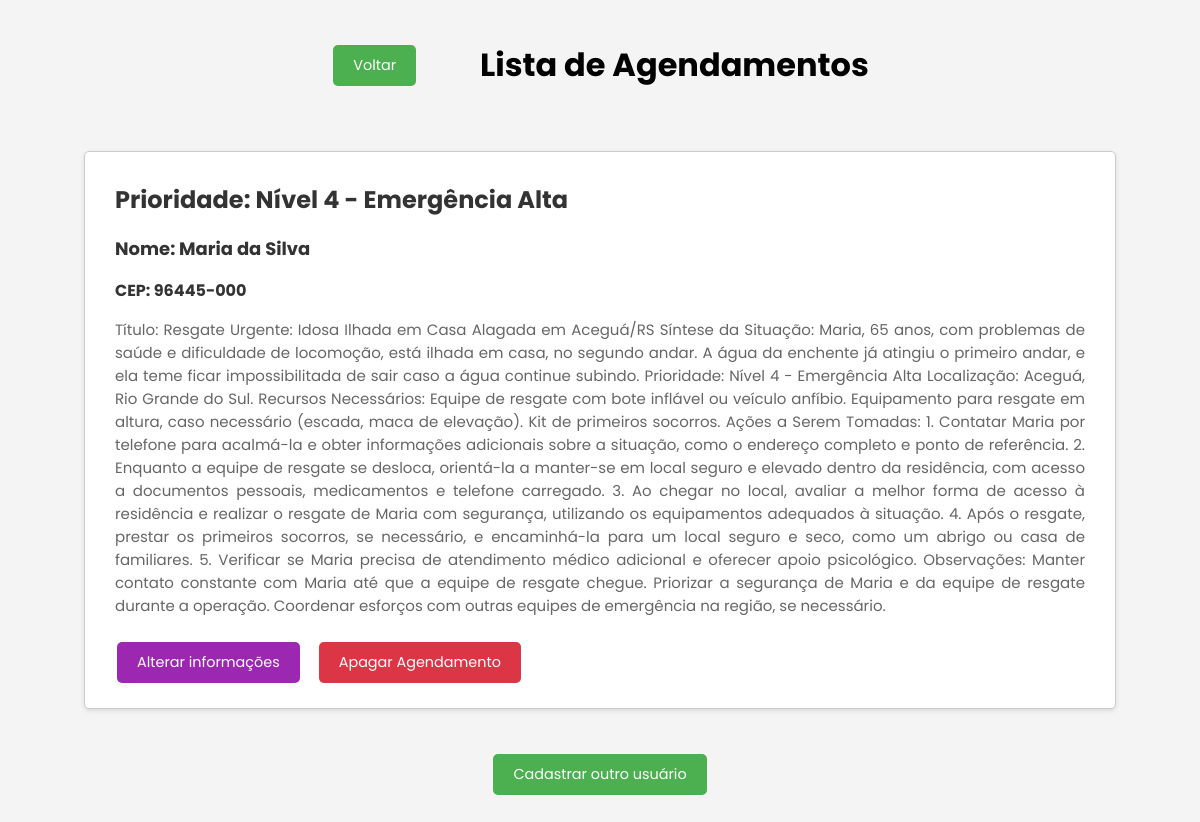
Page /resgates on the committed database.
### model.py (models this page shows, shortened)
class Usuario(db.Model):
  __tablename__ = 'User'
  id = db.Column(db.Integer, primary_key=True, autoincrement=True)
  nome = db.Column(db.String(50))
  cep = db.Column(db.String(9))
  prompt = db.Column(db.String)
  saida = db.Column(db.String)
  prioridade = db.Column(db.String(1))

### app.py (the view)
@app.get('/resgates')
def resgates_get():
  usuarios = Usuario.query.all()
  return render_template('resgates.html', usuarios = usuarios)

### templates/resgates.html (shortened to what this page needs)
<!DOCTYPE html>
<html lang="pt-BR">
<head>
  <link rel="stylesheet" href="{{ url_for('static', filename='resgates.css') }}" />
</head>
<body>
  <div class="wrapper">
    <div style="display: flex; justify-content: center; align-items: center;;"> <a href="/cadastro"><button style="margin-right: 4rem;">Voltar</button></a>
      <h1 style="text-align: center">Lista de Agendamentos</h1>
    </div>
    {% if usuarios | length == 0 %}
    <div class="nenhum">Nenhum resgate encontrado!</div>
    {% else %} {% for usuario in usuarios %}
    <div class="agendamento">
      <h2 class="prioridade">Prioridade: {{ usuario.prioridade }}</h2>
      <h3 class="prioridade" style="font-size: 18px">
        Nome: {{usuario.nome}}
      </h3>
      <h3 class="prioridade" style="font-size: 16px">CEP: {{usuario.cep}}</h3>
      <p class="detalhes">{{ usuario.saida | safe }}</p>
      <div class="botoes">
        <a href="/perfil/{{usuario.id}}"><button style="background-color: #9c27b0">
            Alterar informações
          </button></a>
        <button class="botao-apagar">
          <a href="/deletar/{{usuario.id}}">Apagar Agendamento</a>
        </button>
      </div>
    </div>
    {% endfor %} {% endif %}
    <div class="cadastro">
      <a href="/cadastro"><button>Cadastrar outro usuário</button></a>
    </div>
  </div>
</body>
</html>

### static/resgates.css (style rules this page uses)
body { background-color: #f4f4f4; margin: 0; padding: 20px; }
* { font-family: Poppins; }
h2 { margin-top: 10px; }
.wrapper { padding-left: 4rem; padding-right: 4rem; }
.agendamento { background-color: #fff; border: 1px solid #ccc; border-radius: 5px; box-shadow: 0 2px 4px rgba(0, 0, 0, 0.1); margin-top: 40px; padding: 20px 30px; }
.prioridade { color: #333; font-size: 24px; margin-bottom: 10px; }
.detalhes { color: #666; font-size: 15px; margin-bottom: 20px; text-align: justify; }
.botao-apagar { background-color: #dc3545; border: none; border-radius: 5px; color: white; cursor: pointer; text-decoration: none; }
a { color: inherit; text-decoration: none; }
button { background-color: #4caf50; border: none; border-radius: 5px; color: white; cursor: pointer; display: inline-block; font-size: 0.9em; margin: 5px 2px; padding: 10px 20px; text-align: center; text-align: center; text-decoration: none; }
button a { color: white; text-decoration: none; }
.cadastro { display: flex; justify-content: center; margin: 40px 0 10px; }
.botoes { display: flex; gap: 15px; }

### rows in the picture
Usuario: prioridade "Nível 4 - Emergência Alta", nome "Maria da Silva", cep "96445-000", saida "Título: Resgate Urgente: Idosa Ilhada em Casa Alagada em Aceguá/RS Síntese da Situação: Maria, 65 anos, com problemas de saúde e dificuldade de locomoção, está ilhada em casa, no segundo andar. A água da enchente já atingiu o primeiro andar, e ela teme ficar impossibilitada de sair caso a água continue subindo. Prioridade: Nível 4 - Emergência Alta Localização: Aceguá, Rio Grande do Sul. Recursos Necessários: Equipe de resgate com bote inflável ou veículo anfíbio. Equipamento para resgate em altura, caso necessário (escada, maca de elevação). Kit de primeiros socorros. Ações a Serem Tomadas: 1. Contatar Maria por telefone para acalmá-la e obter informações adicionais sobre a situação, como…"
